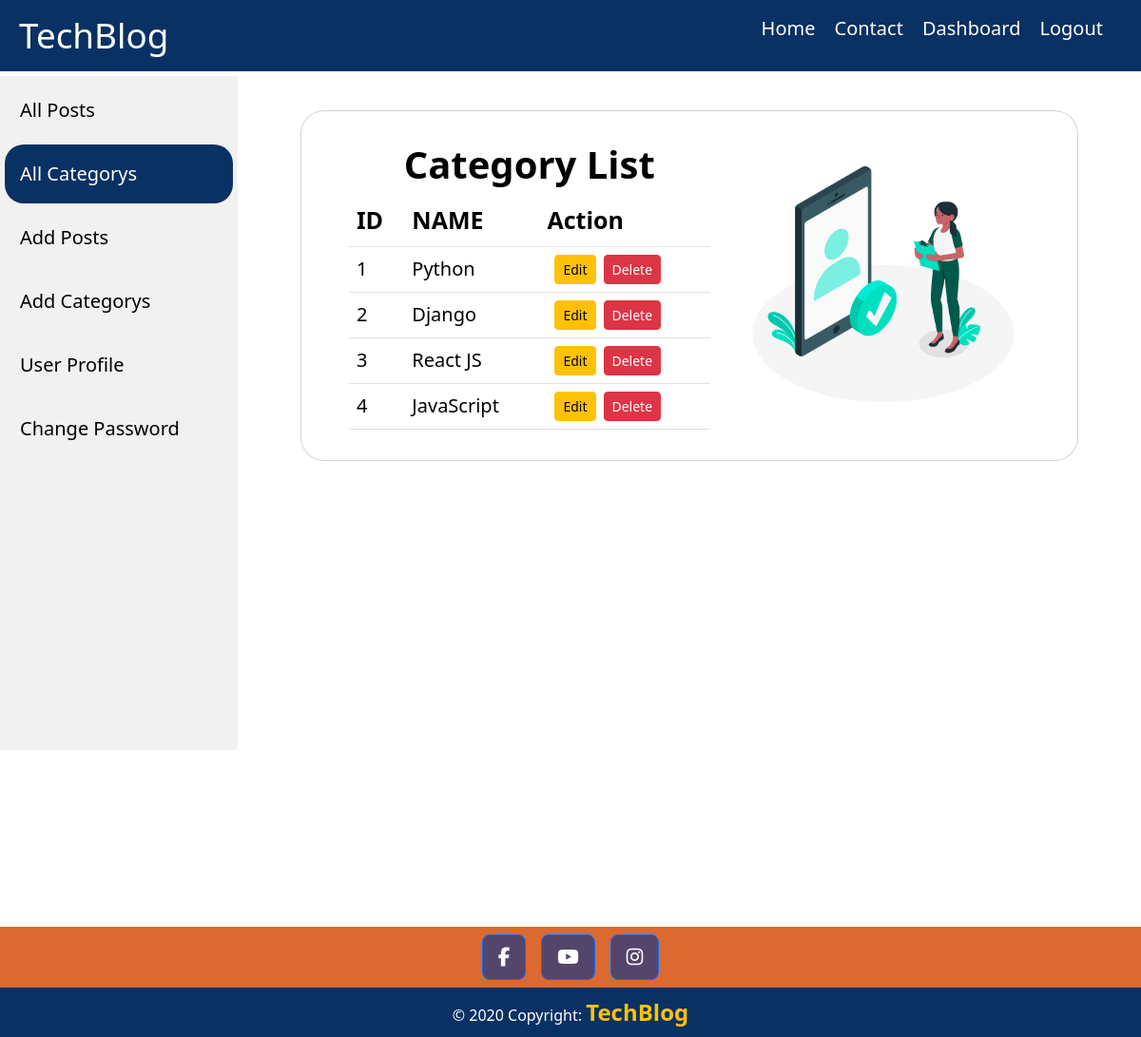
/category/ (signed in), run on the app's committed database.
### TechApp/models.py (models this page shows, shortened)
class Category(models.Model):
    id = models.AutoField(primary_key=True)
    cname = models.CharField(max_length=70,unique=True)

### TechApp/views.py (the view)
# urls.py: path('category/',views.CategoryView,name='category'),
@login_required(login_url='login')
def CategoryView(request):
    category = Category.objects.all()
    return render(request, 'techapp/category.html',{"category":category})

### TechApp/templates/techapp/category.html (shortened to what this page needs)
{% extends 'techapp/base.html' %}
{% load static %}
{% block content %}
<div class="sidebar">
    <a class="" href="{% url 'dashboard' %}">All Posts</a>
    <a class="active" href="{% url 'category' %}">All Categorys</a>
    <a class="" href="{% url 'addpost' %}">Add Posts</a>
    <a class="" href="{% url 'addcategory' %}">Add Categorys</a>
    <a class="" href="{% url 'userprofile' %}">User Profile</a>
    <a class="" href="{% url 'changepassword' %}">Change Password</a>
</div>
<div class="content" style="height:900px">
    <section class="vh-80 py-4" >
        <div class="container h-100 ">
            <div class="row d-flex justify-content-center align-items-center h-100">
                <div class="col-lg-12 col-xl-11">
                    <div class="card text-black mt-3" style="border-radius: 25px;">
                        <div class="card-body ">
                            <div class="row justify-content-center">
                                <div class="col-md-10 col-lg-7 col-xl-6 order-2 order-lg-1">
                                    <p class="text-center h1 fw-bold mt-3">Category List</p>
                                    <div class="d-flex flex-column  ">
                                       <table class="table table-hover">
                                           <thead>
                                              <tr>
                                                <th scope="col">ID</th>
                                                <th>NAME</th>
                                                <th>Action</th>
                                              </tr>
                                           </thead>
                                           <tbody>
                                            {% for category in category %}
                                            <tr>
                                                <td>{{category.id}}</td>
                                                <td>{{category.cname}}</td>
                                                <td style="display: flex;">
                                                    <a href="{% url 'editcategory' category.id %}" class="btn btn-warning btn-sm mx-2">Edit </a>
                                                    <a href="{% url 'deletecategory' category.id %}" class="btn btn-danger btn-sm ">Delete </a>
                                                </td>
                                            </tr>
                                            {% endfor %}
                                           </tbody>
                                       </table>
                                    </div>
                                </div>
                                <div class="col-md-10 col-lg-4 col-xl-5 order-1 order-lg-2">
                                    <img src="{% static 'images/2941990.jpg' %}"
                                         class="img-fluid" alt="Sample image">
                                </div>
                            </div>
                        </div>
                    </div>
                </div>
            </div>
        </div>
    </section>
</div>
{% endblock %}

### TechApp/static/css/style.css (style rules this page uses)
* { margin: 0; padding: 0; box-sizing: border-box; }
html, body { width: 100%; height: 100%; font-family: Arial, sans-serif; }
.sidebar { margin: 0; padding: 0; width: 250px; background-color: #f1f1f1; position: fixed; top: 80px; height: 65%; overflow: auto; }
.sidebar a { display: block; color: black; padding: 16px; text-decoration: none; margin: 5px; font-size: 20px; }
.sidebar a.active { background-color: rgb(9, 49, 100); color: white; border-radius: 20px; }
div.content { margin-left: 250px; padding: 1px 16px; height: 1200px; padding-bottom: 20px; }
th { font-size: 25px; }
td { font-size: 20px; }

### data on the page
Category: id "1", cname "Python"
Category: id "2", cname "Django"
Category: id "3", cname "React JS"
Category: id "4", cname "JavaScript"
